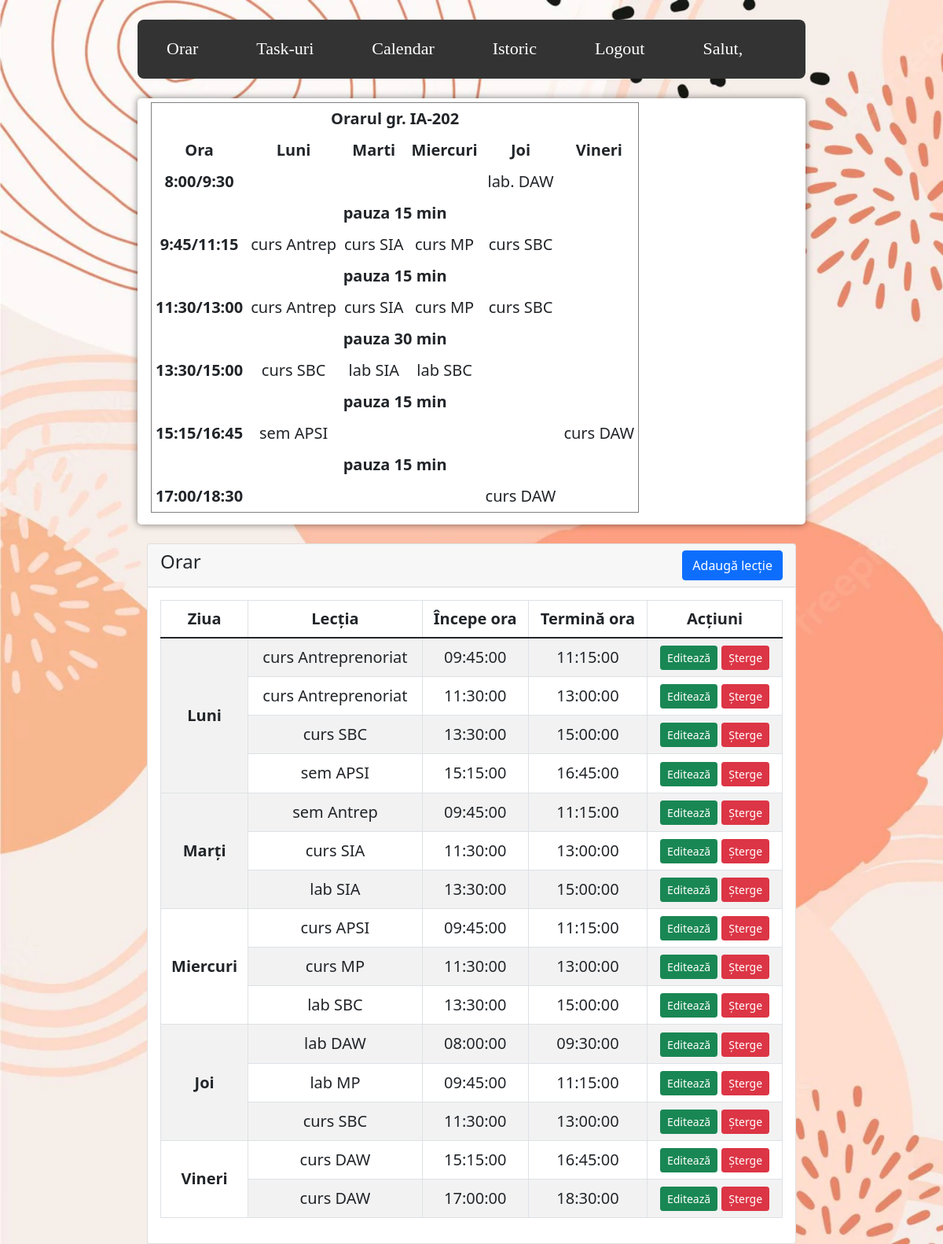
The page /log_reg/php/index.php on the database its author committed.
### tables this page shows
CREATE TABLE `lectii` (
  `id_lectie` int(11) NOT NULL,
  `ziua` varchar(255) NOT NULL,
  `lectia` varchar(255) NOT NULL,
  `start_hour` time NOT NULL,
  `end_hour` time NOT NULL
);

### log_reg/php/index.php (the view, shortened to what this page needs)
<?php
    require '../php/conectare.php';
?>
<!DOCTYPE html>
<html lang="en">
<head>
    <link href="../stylee.css" rel="stylesheet">
    <link href="https://cdn.jsdelivr.net/npm/bootstrap@5.1.3/dist/css/bootstrap.min.css" rel="stylesheet">
</head>
<body >
<?php require '../php/navbar.php'; ?>
  <div id="content2">
    <div id="content">
    <table  border=1 cellspacing="0" >
        <tr>
         <th colspan="6"> Orarul gr. IA-202</th>
        </tr>
        <tr>
         <th> Ora </th>
         <th> Luni </th>
         <th> Marti </th>
         <th> Miercuri </th>
         <th> Joi</th>
         <th> Vineri </th>
        </tr>
        <tr>
         <th> 8:00/9:30 </th>
         <td>  </td>
         <td> </td>
         <td></td>
         <td> lab. DAW </td>
         <td> </td>
        </tr>
        <tr>
            <th colspan="6"> pauza 15 min </th>
        </tr>
        <tr>
         <th> 9:45/11:15 </th>
         <td> curs Antrep </td>
         <td> curs SIA</td>
         <td> curs MP</td>
         <td> curs SBC </td>
         <td> </td>
        </tr>
        <tr>
            <th colspan="6"> pauza 15 min </th>
        </tr>
           <tr>
            <th> 11:30/13:00 </th>
            <td>curs Antrep</td>
            <td>curs SIA</td>
            <td>curs MP</td>
            <td>curs SBC</td>
            <td></td>
           </tr>
           <tr>
            <th colspan="6"> pauza 30 min </th>
           </tr>
           <tr>
            <th> 13:30/15:00 </th>
            <td>curs SBC</td>
            <td>lab SIA</td>
            <td>lab SBC</td>
            <td></td>
            <td></td>
           </tr>
           <tr>
            <th colspan="6"> pauza 15 min </th>
           </tr>
           <tr>
            <th> 15:15/16:45 </th>
            <td>sem APSI</td>
            <td></td>
            <td></td>
            <td></td>
            <td>curs DAW</td>
           </tr>
           <tr>
            <th colspan="6"> pauza 15 min </th>
           </tr>
           <tr>
            <th> 17:00/18:30 </th>
            <td></td>
            <td></td>
            <td></td>
            <td>curs DAW</td>
            <td> </td>
           </tr>
        </table>
    </div>
 <div>
<div class="container mt-4">
<div class="row">
    <div class="col-md-12">
        <div class="card">
            <div class="card-header">
                <h4>Orar
                    <a href="../../crud/lectie-create.php" class="btn btn-primary float-end">Adaugă lecție</a>
                </h4>
            </div>
            <div class="card-body">
                <table cellspacing="2" style="vertical-align: middle;" class="table table-bordered table-striped">
                    <thead >
                        <tr>
                            <th>Ziua</th>
                            <th>Lecția</th>
                            <th>Începe ora</th>
                            <th>Termină ora</th>
                            <th>Acțiuni</th>
                        </tr>
                    </thead>
                    <tbody >
                        <?php
                            $zi=array("Luni", "Marți", "Miercuri", "Joi", "Vineri", "Sâmbătă", "Duminică");
                            for ($x = 0; $x < 7; $x++) {
                                $query = "SELECT * FROM lectii WHERE ziua = '$zi[$x]' ORDER BY start_hour;";
                                $query_run = mysqli_query($conn, $query);
                                $rowcount = mysqli_num_rows($query_run);
                                echo'
                                 <td style="font-weight:bold; " rowspan= "' .$rowcount;
                                 if ($rowcount==0) {continue;}
                                 echo ' " > '.$zi[$x]; echo '</td> ' ?> <?php
                                if(mysqli_num_rows($query_run) > 0)
                                {
                                    foreach($query_run as $lectii)
                                    {
                                        ?>
                                            <td><?= $lectii['lectia']; ?></td>
                                            <td><?= $lectii['start_hour']; ?></td>
                                            <td><?= $lectii['end_hour']; ?></td>
                                            <td>
                                                <a href="../../crud/lectie-edit.php?id_lectie=<?= $lectii['id_lectie']; ?>" class="btn btn-success btn-sm">Editează</a>
                                                <form action="../../crud/code.php" method="POST" class="d-inline">
                                                    <button type="submit" name="delete_lectie" value="<?=$lectii['id_lectie'];?>" class="btn btn-danger btn-sm">Șterge</button>
                                                </form>
                                            </td>
                                        <?php
                                    }
                                }
                                else
                                {
                                    echo "<h5> Nu au fost găsite înregistrări </h5>";
                                }
                            }
                        ?>
 </div>
</div>
</body>
</html>

### log_reg/stylee.css (style rules this page uses)
body { background-image: url('../img/bg.jpg'); background-repeat: no-repeat; background-size: auto; background-attachment: fixed; background-size: cover; }
table { border-collapse: collapse; }
th { padding: 5px; font-size: 15pt; }
td { padding: 5px; font-size: 15pt; }
#content { border-top: 20px; border-radius: 5px; padding-top: 5px; padding-left: 2%; padding-right: 2%; padding-bottom: 15px; width: 850px; margin:0 auto; box-shadow: 0 0 10px rgba(0,0,0,0.5); background-color: white; margin-top: 25px; }
#content2 { width: 850px; margin:0 auto; margin-top: 25px; }
table { text-align: center; vertical-align: middle; }

### rows shown on the page
lectii: lectia "curs Antreprenoriat", start_hour "09:45:00", end_hour "11:15:00", $lectii['id_lectie'] 82 (drawn)
lectii: lectia "curs Antreprenoriat", start_hour "11:30:00", end_hour "13:00:00", $lectii['id_lectie'] 64 (drawn)
lectii: lectia "curs SBC", start_hour "13:30:00", end_hour "15:00:00", $lectii['id_lectie'] 4 (drawn)
lectii: lectia "sem APSI", start_hour "15:15:00", end_hour "16:45:00", $lectii['id_lectie'] 65 (drawn)
lectii: lectia "sem Antrep", start_hour "09:45:00", end_hour "11:15:00", $lectii['id_lectie'] 6 (drawn)
lectii: lectia "curs SIA", start_hour "11:30:00", end_hour "13:00:00", $lectii['id_lectie'] 63 (drawn)
lectii: lectia "lab SIA", start_hour "13:30:00", end_hour "15:00:00", $lectii['id_lectie'] 66 (drawn)
lectii: lectia "curs APSI", start_hour "09:45:00", end_hour "11:15:00", $lectii['id_lectie'] 17 (drawn)
lectii: lectia "curs MP", start_hour "11:30:00", end_hour "13:00:00", $lectii['id_lectie'] 21 (drawn)
lectii: lectia "lab SBC", start_hour "13:30:00", end_hour "15:00:00", $lectii['id_lectie'] 67 (drawn)
lectii: lectia "lab DAW", start_hour "08:00:00", end_hour "09:30:00", $lectii['id_lectie'] 38 (drawn)
lectii: lectia "lab MP", start_hour "09:45:00", end_hour "11:15:00", $lectii['id_lectie'] 68 (drawn)
lectii: lectia "curs SBC", start_hour "11:30:00", end_hour "13:00:00", $lectii['id_lectie'] 69 (drawn)
lectii: lectia "curs DAW", start_hour "15:15:00", end_hour "16:45:00", $lectii['id_lectie'] 19 (drawn)
lectii: lectia "curs DAW", start_hour "17:00:00", end_hour "18:30:00", $lectii['id_lectie'] 70 (drawn)

### other values the page prints
$zi[$x] "Luni"
$zi[$x] "Marți"
$zi[$x] "Miercuri"
$zi[$x] "Joi"
$zi[$x] "Vineri"
